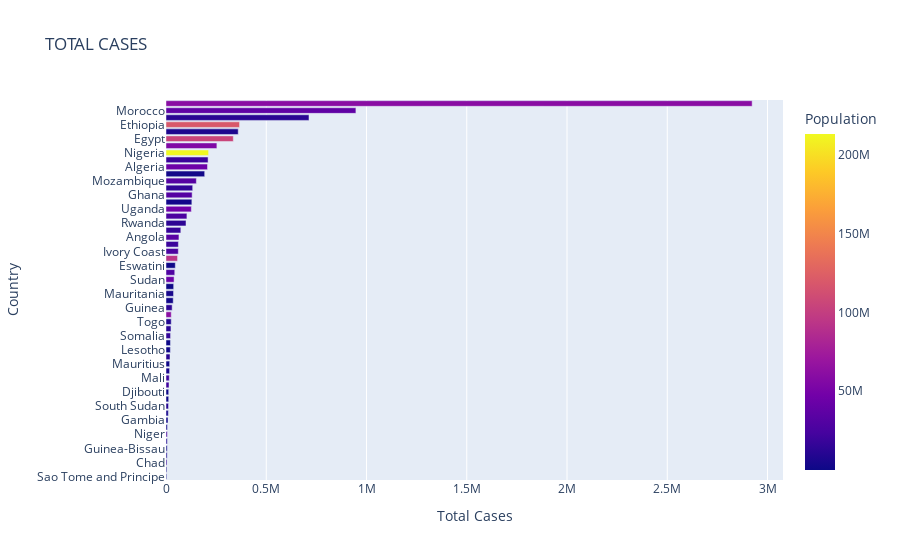

The notebook cell saved with this chart:
### Code cell
fig2 = px.bar(covid.sort_values('Total Cases'),x='Total Cases',y='Country',orientation='h',height=1000,color='Population',title='TOTAL CASES')
fig2.show()

### Figure 1 — Plotly figure (JSON) as saved in the notebook; plotly's stock layout.template omitted (floating-point values rounded to 4 significant figures)
{"data": [{"alignmentgroup": "True", "hovertemplate": "Total Cases=%{x}<br>Country=%{y}<br>Population=%{marker.color}<extra></extra>", "legendgroup": "", "marker": {"color": [224621, 894454, 17057585, 5217122, 2030387, 8194658, 25379813, 3612342, 2507671, 4942494, 11370029, 1464726, 1007295, 21671636, 21032580, 5700231, 1274606, 12365357, 2165073, 99165, 16487575, 12548939, 8538971, 62014670, 13610335, 2296174, 4813518, 564100, 45222484, 28645531, 1176304, 93209868, 27254230, 19792749, 34236049, 17335504, 13382777, 27431975, 47676302, 2602671, 31943225, 15153482, 32429184, 2415342, 44913918, 19074071, 212991093, 55360261, 104924897, 6996787, 118782354, 11984779, 37498285, 60313137], "coloraxis": "coloraxis", "pattern": {"shape": ""}}, "name": "", "offsetgroup": "", "orientation": "h", "showlegend": false, "textposition": "auto", "type": "bar", "x": [3720, 4307, 5105, 5815, 6150, 6396, 6434, 6910, 9973, 11579, 12453, 13407, 13491, 15103, 16294, 17944, 18314, 20106, 21677, 22220, 22693, 24804, 26107, 26196, 30681, 36020, 37608, 38242, 40238, 43632, 46455, 57605, 61387, 61803, 64612, 73933, 99898, 104348, 126407, 128985, 130391, 133112, 151352, 192935, 206995, 209852, 212511, 253737, 335673, 360266, 366783, 713154, 947139, 2923393], "xaxis": "x", "y": ["Sao Tome and Principe", "Comoros", "Chad", "Liberia", "Guinea-Bissau", "Sierra Leone", "Niger", "Eritrea", "Gambia", "CAR", "South Sudan", "Equatorial Guinea", "Djibouti", "Burkina Faso", "Mali", "Congo", "Mauritius", "Burundi", "Lesotho", "Seychelles", "Somalia", "Benin", "Togo", "Tanzania", "Guinea", "Gabon", "Mauritania", "Cape Verde", "Sudan", "Madagascar", "Eswatini", "DRC", "Ivory Coast", "Malawi", "Angola", "Senegal", "Rwanda", "Cameroon", "Uganda", "Namibia", "Ghana", "Zimbabwe", "Mozambique", "Botswana", "Algeria", "Zambia", "Nigeria", "Kenya", "Egypt", "Libya", "Ethiopia", "Tunisia", "Morocco", "South Africa"], "yaxis": "y"}], "layout": {"autosize": true, "barmode": "relative", "coloraxis": {"colorbar": {"title": {"text": "Population"}}, "colorscale": [[0, "#0d0887"], [0.1111, "#46039f"], [0.2222, "#7201a8"], [0.3333, "#9c179e"], [0.4444, "#bd3786"], [0.5556, "#d8576b"], [0.6667, "#ed7953"], [0.7778, "#fb9f3a"], [0.8889, "#fdca26"], [1, "#f0f921"]]}, "legend": {"tracegroupgap": 0}, "title": {"text": "TOTAL CASES"}, "xaxis": {"anchor": "y", "autorange": true, "domain": [0, 1], "range": [0, 3077000.0], "title": {"text": "Total Cases"}, "type": "linear"}, "yaxis": {"anchor": "x", "autorange": true, "domain": [0, 1], "range": [-0.5, 53.5], "title": {"text": "Country"}, "type": "category"}}}
